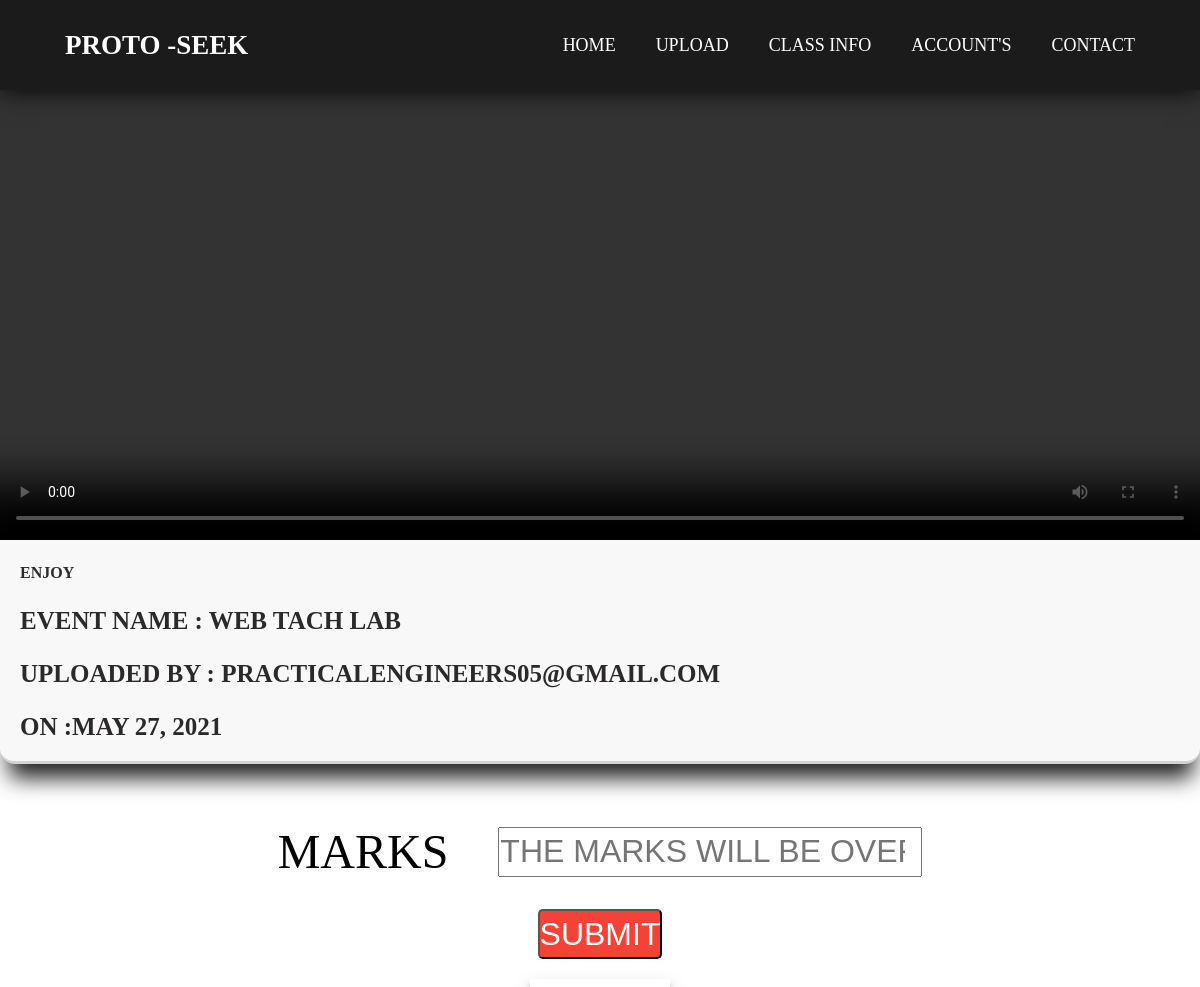
/videos/Mg (signed in), run on the app's committed database.
### videos/models.py (models this page shows, shortened)
class videoUpload(models.Model):
    captions=models.CharField(max_length=100)
    username=models.CharField(max_length=100)
    date=models.DateField(default='2001-04-12')
    EventName=models.CharField(max_length=50,default="")
    thumbnail=models.TextField()
    video=models.FileField(upload_to="videos/%y",validators=[file_size,FileExtensionValidator(allowed_extensions=['mp4','MOV','MKV'])])
    url_64encoding=models.CharField(max_length=2048,default='/upload/videos/')
    Total_marks=models.IntegerField(default=0)
    EventID=models.CharField(max_length=100,default='welcome newbie')

### videos/views.py (the view, shortened to what this page needs)
# urls.py: path('videos/<uuid>',getSingleVideo,name="Filter_Video"),
def getSingleVideo(request, uuid):
    if (request.user.is_authenticated == False):
        return redirect('/account/login')
    try:
        is_teacher = TEACHER.objects.get(teacher=request.user)
        if not is_teacher.is_active:
            messages.info(request,'Your Request Is Pending for Admin review')
            return redirect('/teacher/')
    except Exception as e:
        return HttpResponse("Your Not Teacher Plz Contact your Admin")
    if request.method == 'GET':
        try:
            id = force_text(urlsafe_base64_decode(uuid))
            video = videoUpload.objects.get(pk=id)
            event_trg = Events.objects.get(pk=video.EventID)
            temp=event_trg.Room
            Is_teacher_room=TeacherClassRoom.objects.get(pk=str(temp))
            print(Is_teacher_room.teacher)
            if  not Is_teacher_room.teacher==TEACHER.objects.get(pk=request.user) :
                 return render(request,'Noacess.html',{'text':"NO ACCESS",'i':'You cannot view this video file!!'})
        except Exception as e:
            video = None
            return render(request, 'Noacess.html', {'text': "NOT FOUND", 'i': 'VIDEO DOESNOT EXIST!!'})
        if video is not None:
            try:
                current_video_marks = Marks.objects.filter(videoId=id)
                return render(request, 'video.html', {'data': video, 'MODES': True, 'Marks': current_video_marks})
            except Exception:
                return redirect('/videos/')
        else:
            return redirect('/videos/')

### Teacher/models.py (called while the page is built)
    def __str__(self):
        return "EMAIL: " + self.teacher.email + " | USERNAME: " + self.teacher.username

    def __str__(self):
        return  str(self.id)

### Templates/video.html (shortened to what this page needs)
{% load static %}
<!DOCTYPE html>
<html lang="en">
<head>
    <link rel="stylesheet" href="{% static 'css/videocss.css' %}">
    <link rel="stylesheet" href="{% static 'css/headercss.css' %}">
    <link href="https://vjs.zencdn.net/7.11.4/video-js.css" rel="stylesheet" />
</head>
<body>
    {% include "header.html" %}
    <div class="container containerHomepage">
        <div class="VD">
            <video id="my-video" class="video-js " controls preload="auto" data-setup="{}">
                <source src="{{data.video.url}}" type="video/mp4" />
            </video>
            <div class="vd_info">
                <p><b>{{data.captions}}</b></p>
                <h3>Event Name : {{data.EventName}}</h3>
                <h3>Uploaded by : {{data.username}}</h3>
                <h3>ON :{{data.date}}</h3>
            </div>
        </div>
        {% if  user.is_authenticated and MODES %}
        <div>
            <form method="post">
                <div class="marks_mod">
                    <diV><label for="vd">MARKS </label></diV>
                    <diV> <input type="number" name="video_marks" required id="vd"
                            placeholder="THE MARKS WILL BE OVERRIDE" min="0"></diV>
                </div>
                <diV id="bUTTONSn"> <button type="submit">SUBMIT</button></diV>
            </form>
        </div>
        {% endif %}
        <div class="mod_marks_view">
            {% if user.is_authenticated %}
            {% if MODES  or user.is_staff %}
            <div class="bgmarks">
            </div>
            {% endif %}
            {% endif %}
        </div>
    </div>
</body>
</html>

### static/css/videocss.css (style rules this page uses)
.VD { border-bottom: #d3d3d3 solid 3px; background-color: #f8f8f8; box-shadow: 1px 22px 22px -8px rgba(0, 0, 0, 0.87); -webkit-box-shadow: 1px 22px 22px -8px rgba(0, 0, 0, 0.87); -moz-box-shadow: 1px 22px 22px -8px rgba(0, 0, 0, 0.87); border-radius: 15px; width: 100%; }
#my-video { width: 100%; height: 450px; }
.vd_info { text-transform: uppercase; font-size: 16px; margin: 10px; padding: 25px auto; }
.vd_info p { margin: 5px auto; font-size: 16px; padding: 10px; color: #2c2b2b; overflow: hidden; }
.vd_info h3 { font-size: 25px; margin: 5px auto; padding: 10px; color: #2b2929; overflow: hidden; }
.marks_mod { margin: 50px auto 0 auto; padding: 10px; display: flex; flex-direction: row; align-items: center; justify-content: center; }
.marks_mod label { color: #000; font-size: 3rem; height: 50px; }
.marks_mod input { font-size: 2rem; color: rgb(243, 9, 192); height: 50px; margin-left: 50px; }
#bUTTONSn button { height: 50px; color: white; font-size: 2rem; margin: 20px; background-color: #f44336; border-radius: 5px; }
#bUTTONSn { width: 100%; display: flex; align-items: center; justify-content: center; }
.mod_marks_view { display: flex; justify-content: center; }
.bgmarks { box-shadow: rgba(0, 0, 0, 0.19) 0px 10px 20px, rgba(0, 0, 0, 0.23) 0px 6px 6px; height: auto; justify-content: center; margin-bottom: 100px; }

### static/css/headercss.css (style rules this page uses)
* { padding: 0; margin: 0; box-sizing: border-box; }

### data on the page
videoUpload: captions "ENJOY", EventName "WEB TACH LAB", username "PRACTICALENGINEERS05@GMAIL.COM", date "MAY 27, 2021"
